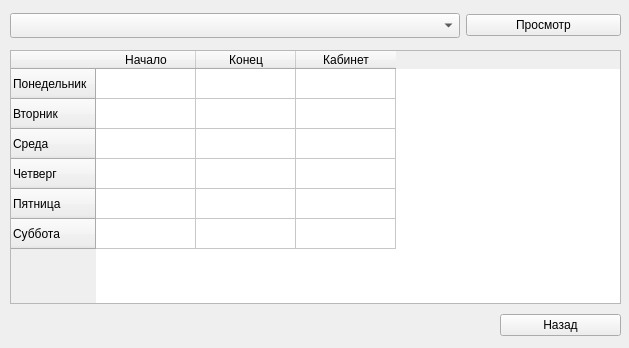
<?xml version="1.0" encoding="UTF-8"?>
<ui version="4.0">
 <class>Schedule</class>
 <widget class="QWidget" name="Schedule">
  <property name="geometry">
   <rect>
    <x>0</x>
    <y>0</y>
    <width>629</width>
    <height>348</height>
   </rect>
  </property>
  <property name="windowTitle">
   <string>Расписание врачей</string>
  </property>
  <widget class="QWidget" name="horizontalLayoutWidget">
   <property name="geometry">
    <rect>
     <x>10</x>
     <y>10</y>
     <width>611</width>
     <height>31</height>
    </rect>
   </property>
   <layout class="QHBoxLayout" name="horizontalLayout">
    <item>
     <widget class="QComboBox" name="comboBox_doctor">
      <property name="enabled">
       <bool>true</bool>
      </property>
      <property name="minimumSize">
       <size>
        <width>450</width>
        <height>25</height>
       </size>
      </property>
      <property name="editable">
       <bool>false</bool>
      </property>
      <property name="currentText">
       <string notr="true" comment="Выберете врача" extracomment="Выберете врача"/>
      </property>
      <property name="currentIndex">
       <number>-1</number>
      </property>
     </widget>
    </item>
    <item>
     <widget class="QPushButton" name="pushButton_show">
      <property name="text">
       <string>Просмотр</string>
      </property>
     </widget>
    </item>
   </layout>
  </widget>
  <widget class="QWidget" name="horizontalLayoutWidget_2">
   <property name="geometry">
    <rect>
     <x>500</x>
     <y>310</y>
     <width>121</width>
     <height>31</height>
    </rect>
   </property>
   <layout class="QHBoxLayout" name="horizontalLayout_2">
    <item>
     <widget class="QPushButton" name="pushButton_back">
      <property name="text">
       <string>Назад</string>
      </property>
     </widget>
    </item>
   </layout>
  </widget>
  <widget class="QTableWidget" name="tableWidget_shedule">
   <property name="geometry">
    <rect>
     <x>10</x>
     <y>50</y>
     <width>611</width>
     <height>254</height>
    </rect>
   </property>
   <property name="sizePolicy">
    <sizepolicy hsizetype="Maximum" vsizetype="Maximum">
     <horstretch>0</horstretch>
     <verstretch>0</verstretch>
    </sizepolicy>
   </property>
   <property name="toolTip">
    <string>&lt;html&gt;&lt;head/&gt;&lt;body&gt;&lt;p&gt;&lt;br/&gt;&lt;/p&gt;&lt;/body&gt;&lt;/html&gt;</string>
   </property>
   <property name="layoutDirection">
    <enum>Qt::LeftToRight</enum>
   </property>
   <property name="frameShape">
    <enum>QFrame::StyledPanel</enum>
   </property>
   <property name="frameShadow">
    <enum>QFrame::Plain</enum>
   </property>
   <property name="dragDropMode">
    <enum>QAbstractItemView::InternalMove</enum>
   </property>
   <property name="selectionMode">
    <enum>QAbstractItemView::SingleSelection</enum>
   </property>
   <property name="textElideMode">
    <enum>Qt::ElideMiddle</enum>
   </property>
   <property name="verticalScrollMode">
    <enum>QAbstractItemView::ScrollPerItem</enum>
   </property>
   <property name="showGrid">
    <bool>true</bool>
   </property>
   <property name="gridStyle">
    <enum>Qt::SolidLine</enum>
   </property>
   <property name="sortingEnabled">
    <bool>false</bool>
   </property>
   <property name="columnCount">
    <number>3</number>
   </property>
   <row>
    <property name="text">
     <string>Понедельник</string>
    </property>
   </row>
   <row>
    <property name="text">
     <string>Вторник</string>
    </property>
   </row>
   <row>
    <property name="text">
     <string>Среда</string>
    </property>
   </row>
   <row>
    <property name="text">
     <string>Четверг</string>
    </property>
   </row>
   <row>
    <property name="text">
     <string>Пятница</string>
    </property>
   </row>
   <row>
    <property name="text">
     <string>Суббота</string>
    </property>
   </row>
   <column>
    <property name="text">
     <string>Начало</string>
    </property>
   </column>
   <column>
    <property name="text">
     <string>Конец</string>
    </property>
   </column>
   <column>
    <property name="text">
     <string>Кабинет</string>
    </property>
   </column>
  </widget>
 </widget>
 <resources/>
 <connections/>
</ui>
